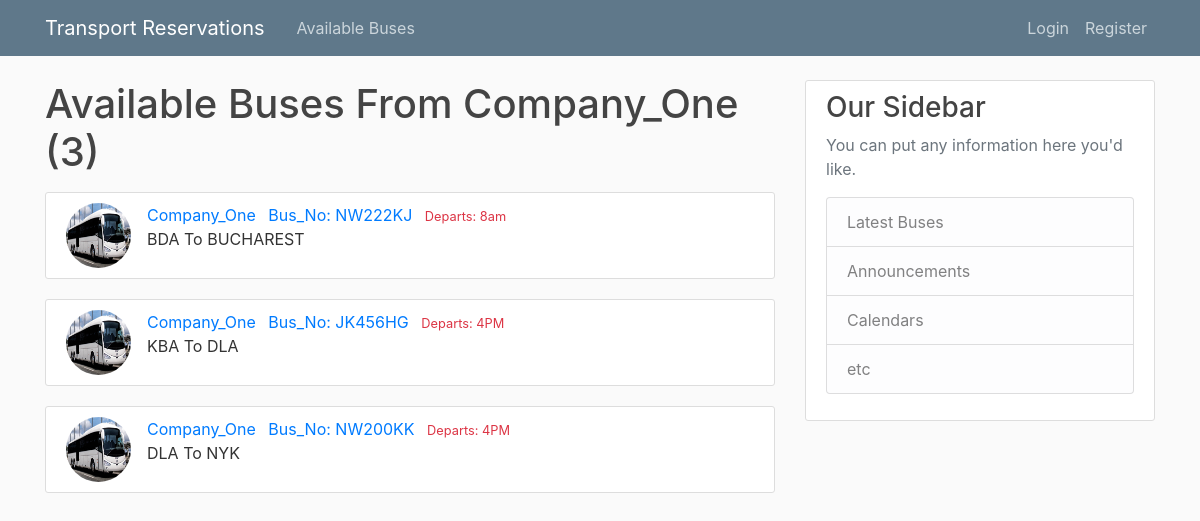
Page /company/Company_One/ on the committed database.
### reservations/models.py (models this page shows, shortened)
class AvailableBuses(models.Model):
    author = models.ForeignKey(User, on_delete=models.CASCADE)
    registration_number = models.CharField(max_length=10)
    current_city = models.CharField(max_length=20)
    destination = models.CharField(max_length=20)
    fare = models.IntegerField()
    departure_time = models.CharField(max_length=30)
    number_of_seats_available = models.IntegerField()
    departure_date = models.DateField()
    company_Info = models.TextField(max_length=500)

### users/models.py (models this page shows, shortened)
class Profile(models.Model):
    user = models.OneToOneField(User, on_delete=models.CASCADE)
    image = models.ImageField(default='default.jpg', upload_to='profile_pics')

### reservations/views.py (the view)
# urls.py: path('company/<str:username>/', IndividualCompanyAvailableBusesListView.as_view(), name='individual_company_buses'),
class IndividualCompanyAvailableBusesListView(ListView):
    model = AvailableBuses
    template_name = 'reservations/individual_comp_available_buses.html'
    context_object_name = 'available_buses'
    paginate_by = 5
    def get_queryset(self):
        company_name = get_object_or_404(User, username=self.kwargs.get('username'))
        return AvailableBuses.objects.filter(author=company_name).order_by('departure_date')

### reservations/templates/reservations/individual_comp_available_buses.html (shortened to what this page needs)
{% extends 'reservations/base.html' %}
{% block content %}
    <h1 class="mb-3">Available Buses From {{ view.kwargs.username }} ({{ page_obj.paginator.count }})</h1>
    {% for bus in available_buses %}
        <article class="media content-section">
        <img class="rounded-circle article-img" src="{{ bus.author.profile.image.url }}">
          <div class="media-body">
            <div class="article-title">
              <a class="mr-2" href="{% url 'individual_company_buses' bus.author.username %}">{{ bus.author }}</a>
              <a class="mr-2" href="{% url 'available_buses_detail' bus.id %}">Bus_No: {{ bus.registration_number }}</a>
              <small class="text-danger">Departs: {{ bus.departure_time }}</small>
            </div>
            <p class="article-content">{{ bus.current_city.upper }} To {{ bus.destination.upper }}</p>
          </div>
        </article>
    {% endfor %}
{% endblock content %}

### reservations/static/reservations/main.css (style rules this page uses)
body { background: #fafafa; color: #333333; margin-top: 5rem; }
h1, h2, h3, h4, h5, h6 { color: #444444; }
.content-section { background: #ffffff; padding: 10px 20px; border: 1px solid #dddddd; border-radius: 3px; margin-bottom: 20px; }
.article-title { color: #444444; }
.article-content { white-space: pre-line; }
.article-img { height: 65px; width: 65px; margin-right: 16px; }

### rows in the picture
AvailableBuses: author.profile.image (picture), author "Company_One", registration_number "NW222KJ", departure_time "8am", current_city "BDA", destination "BUCHAREST"
AvailableBuses: author.profile.image (picture), author "Company_One", registration_number "JK456HG", departure_time "4PM", current_city "KBA", destination "DLA"
AvailableBuses: author.profile.image (picture), author "Company_One", registration_number "NW200KK", departure_time "4PM", current_city "DLA", destination "NYK"

### other values in the picture
{{ view.kwargs.username }} "Company_One"
{{ page_obj.paginator.count }} "3"
